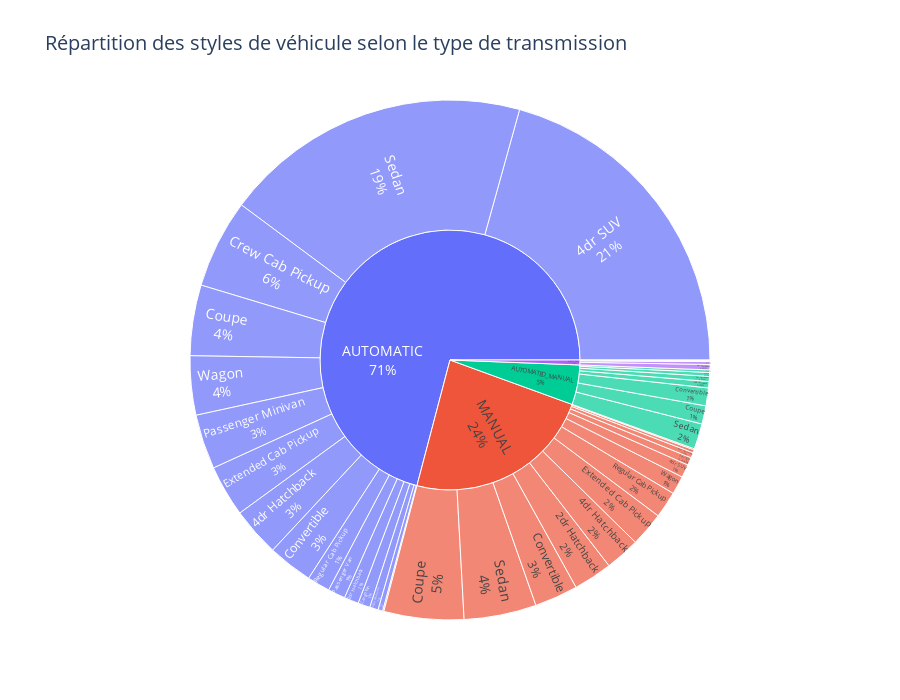

The notebook cell saved with this chart:
### Markdown cell above
### Analyse croisée de la répartition des types de transmission en fonction du prix et du style de véhicule

#### Répartition des types de transmission selon les quantiles de prix

Le premier graphique présente la distribution des types de transmission (automatique, manuelle, automatisée manuelle, etc.) au sein de cinq quantiles de prix (MSRP). Une tendance nette se dégage :

- **Les véhicules à transmission automatique** dominent largement dans les **quantiles intermédiaires à élevés**, représentant souvent **plus de 80 %** des véhicules de ces catégories. Ce type de transmission est typique des véhicules destinés à un usage confortable ou urbain.
- **Les transmissions manuelles** sont **majoritairement présentes dans les véhicules les moins chers** (1er quantile), puis décroissent fortement à mesure que le prix augmente.
- Les **transmissions automatisées manuelles** apparaissent de manière marginale, surtout dans les véhicules haut de gamme.

Ces observations traduisent une corrélation directe entre le **niveau de prix** d’un véhicule et son **type de transmission**.

### Code cell
# Préparation des données
df_clean = df[['transmission', 'style']].dropna()
df_clean = df_clean[df_clean['transmission'] != 'UNKNOWN']

# Agrégation par transmission et style
style_trans = df_clean.groupby(['transmission', 'style']).size().reset_index(name='Nombre de véhicules')

# Création du graphique sunburst
fig = px.sunburst(
    style_trans,
    path=['transmission', 'style'],
    values='Nombre de véhicules',
    title="Répartition des styles de véhicule selon le type de transmission"
)

# Affichage du pourcentage et étiquettes
fig.update_traces(
    textinfo='label+percent entry',
    insidetextorientation='radial'
)

# Taille du graphique
fig.update_layout(
    font=dict(size=14),
    width=900,
    height=700
)

# Affichage dans VS Code
pyo.iplot(fig)

### Figure 1 — Plotly figure (JSON) as saved in the notebook; plotly's stock layout.template omitted (floating-point values rounded to 4 significant figures)
{"data": [{"branchvalues": "total", "domain": {"x": [0, 1], "y": [0, 1]}, "hovertemplate": "labels=%{label}<br>Nombre de véhicules=%{value}<br>parent=%{parent}<br>id=%{id}<extra></extra>", "ids": ["AUTOMATED_MANUAL/2dr Hatchback", "AUTOMATED_MANUAL/4dr Hatchback", "AUTOMATED_MANUAL/4dr SUV", "AUTOMATED_MANUAL/Convertible", "AUTOMATED_MANUAL/Coupe", "AUTOMATED_MANUAL/Sedan", "AUTOMATED_MANUAL/Wagon", "AUTOMATIC/2dr Hatchback", "AUTOMATIC/2dr SUV", "AUTOMATIC/4dr Hatchback", "AUTOMATIC/4dr SUV", "AUTOMATIC/Cargo Minivan", "AUTOMATIC/Cargo Van", "AUTOMATIC/Convertible", "AUTOMATIC/Convertible SUV", "AUTOMATIC/Coupe", "AUTOMATIC/Crew Cab Pickup", "AUTOMATIC/Extended Cab Pickup", "AUTOMATIC/Passenger Minivan", "AUTOMATIC/Passenger Van", "AUTOMATIC/Regular Cab Pickup", "AUTOMATIC/Sedan", "AUTOMATIC/Wagon", "DIRECT_DRIVE/2dr Hatchback", "DIRECT_DRIVE/4dr Hatchback", "DIRECT_DRIVE/4dr SUV", "DIRECT_DRIVE/Sedan", "DIRECT_DRIVE/Wagon", "MANUAL/2dr Hatchback", "MANUAL/2dr SUV", "MANUAL/4dr Hatchback", "MANUAL/4dr SUV", "MANUAL/Convertible", "MANUAL/Convertible SUV", "MANUAL/Coupe", "MANUAL/Crew Cab Pickup", "MANUAL/Extended Cab Pickup", "MANUAL/Passenger Minivan", "MANUAL/Regular Cab Pickup", "MANUAL/Sedan", "MANUAL/Wagon", "AUTOMATED_MANUAL", "AUTOMATIC", "DIRECT_DRIVE", "MANUAL"], "insidetextorientation": "radial", "labels": ["2dr Hatchback", "4dr Hatchback", "4dr SUV", "Convertible", "Coupe", "Sedan", "Wagon", "2dr Hatchback", "2dr SUV", "4dr Hatchback", "4dr SUV", "Cargo Minivan", "Cargo Van", "Convertible", "Convertible SUV", "Coupe", "Crew Cab Pickup", "Extended Cab Pickup", "Passenger Minivan", "Passenger Van", "Regular Cab Pickup", "Sedan", "Wagon", "2dr Hatchback", "4dr Hatchback", "4dr SUV", "Sedan", "Wagon", "2dr Hatchback", "2dr SUV", "4dr Hatchback", "4dr SUV", "Convertible", "Convertible SUV", "Coupe", "Crew Cab Pickup", "Extended Cab Pickup", "Passenger Minivan", "Regular Cab Pickup", "Sedan", "Wagon", "AUTOMATED_MANUAL", "AUTOMATIC", "DIRECT_DRIVE", "MANUAL"], "name": "", "parents": ["AUTOMATED_MANUAL", "AUTOMATED_MANUAL", "AUTOMATED_MANUAL", "AUTOMATED_MANUAL", "AUTOMATED_MANUAL", "AUTOMATED_MANUAL", "AUTOMATED_MANUAL", "AUTOMATIC", "AUTOMATIC", "AUTOMATIC", "AUTOMATIC", "AUTOMATIC", "AUTOMATIC", "AUTOMATIC", "AUTOMATIC", "AUTOMATIC", "AUTOMATIC", "AUTOMATIC", "AUTOMATIC", "AUTOMATIC", "AUTOMATIC", "AUTOMATIC", "AUTOMATIC", "DIRECT_DRIVE", "DIRECT_DRIVE", "DIRECT_DRIVE", "DIRECT_DRIVE", "DIRECT_DRIVE", "MANUAL", "MANUAL", "MANUAL", "MANUAL", "MANUAL", "MANUAL", "MANUAL", "MANUAL", "MANUAL", "MANUAL", "MANUAL", "MANUAL", "MANUAL", "", "", "", ""], "textinfo": "label+percent entry", "type": "sunburst", "values": [36.0, 44.0, 26.0, 124.0, 127.0, 178.0, 18.0, 101.0, 33.0, 340.0, 2314.0, 59.0, 84.0, 313.0, 8.0, 491.0, 618.0, 358.0, 381.0, 121.0, 159.0, 2141.0, 411.0, 3.0, 37.0, 3.0, 20.0, 5.0, 270.0, 54.0, 242.0, 91.0, 302.0, 20.0, 555.0, 37.0, 239.0, 8.0, 185.0, 503.0, 128.0, 553.0, 7932.0, 68.0, 2634.0]}], "layout": {"font": {"size": 14}, "height": 700, "legend": {"tracegroupgap": 0}, "title": {"text": "Répartition des styles de véhicule selon le type de transmission"}, "width": 900}}
